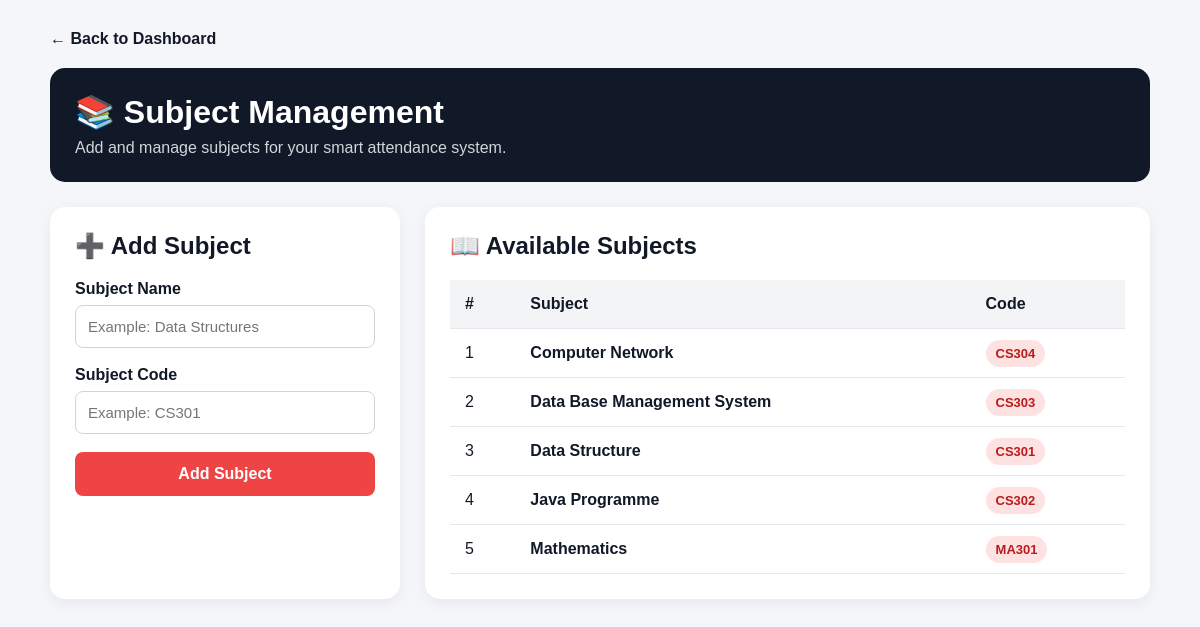
/subjects (signed in), run on the app's committed database.
### tables this page shows
CREATE TABLE subjects (
            id INTEGER PRIMARY KEY AUTOINCREMENT,
            subject_name TEXT NOT NULL,
            subject_code TEXT UNIQUE NOT NULL
        );

### app.py (the view, shortened to what this page needs)
@app.route("/subjects", methods=["GET", "POST"])
@role_required("admin", "faculty")
def subjects():
    conn = get_db()
    cursor = conn.cursor()
    subjects_data = cursor.execute("""
        SELECT *
        FROM subjects
        ORDER BY subject_name
    """).fetchall()
    conn.close()
    return render_template(
        "subjects.html",
        subjects=subjects_data
    )

### app.py (called while the page is built, shortened)
def get_db():
    conn = sqlite3.connect(DATABASE)
    conn.row_factory = sqlite3.Row
    conn.execute("PRAGMA foreign_keys = ON")
    return conn

def role_required(*allowed_roles):
    def decorator(function):
        @wraps(function)
        def wrapper(*args, **kwargs):
            if not session.get("logged_in"):
                return redirect("/login")
            return function(*args, **kwargs)
        return wrapper
    return decorator

### templates/subjects.html (shortened to what this page needs)
<!DOCTYPE html>
<html lang="en">
<head>
</head>
<body>
<div class="container">
    <a href="/dashboard" class="back">
        ← Back to Dashboard
    </a>
    <div class="header">
        <h1>📚 Subject Management</h1>
        <p>Add and manage subjects for your smart attendance system.</p>
    </div>
    <div class="grid">
        <div class="card">
            <h2>➕ Add Subject</h2>
            <form action="/subjects" method="POST">
                <label>
                    Subject Name
                </label>
                <input
                    type="text"
                    name="subject_name"
                    placeholder="Example: Data Structures"
                    required
                >
                <label>
                    Subject Code
                </label>
                <input
                    type="text"
                    name="subject_code"
                    placeholder="Example: CS301"
                    required
                >
                <button type="submit">
                    Add Subject
                </button>
            </form>
        </div>
        <div class="card">
            <h2>📖 Available Subjects</h2>
            {% if subjects %}
            <table>
                <thead>
                    <tr>
                        <th>#</th>
                        <th>Subject</th>
                        <th>Code</th>
                    </tr>
                </thead>
                <tbody>
                    {% for subject in subjects %}
                    <tr>
                        <td>
                            {{ loop.index }}
                        </td>
                        <td>
                            <strong>
                                {{ subject.subject_name }}
                            </strong>
                        </td>
                        <td>
                            <span class="badge">
                                {{ subject.subject_code }}
                            </span>
                        </td>
                    </tr>
                    {% endfor %}
                </tbody>
            </table>
            {% endif %}
        </div>
    </div>
</div>
</body>
</html>

### templates/subjects.html (style rules this page uses)
* { box-sizing: border-box; margin: 0; padding: 0; font-family: Arial, sans-serif; }
body { background: #f4f6f9; color: #111827; padding: 30px; }
.container { max-width: 1100px; margin: auto; }
.back { display: inline-block; margin-bottom: 20px; text-decoration: none; color: #111827; font-weight: bold; }
.header { background: #111827; color: white; padding: 25px; border-radius: 15px; margin-bottom: 25px; }
.header h1 { margin-bottom: 8px; }
.header p { color: #d1d5db; }
.grid { display: grid; grid-template-columns: 350px 1fr; gap: 25px; }
.card { background: white; padding: 25px; border-radius: 15px; box-shadow: 0 4px 15px rgba(0, 0, 0, 0.06); }
.card h2 { margin-bottom: 20px; }
label { display: block; font-weight: bold; margin-bottom: 7px; }
input { width: 100%; padding: 12px; margin-bottom: 18px; border: 1px solid #d1d5db; border-radius: 8px; font-size: 15px; }
button { width: 100%; padding: 13px; border: none; border-radius: 8px; background: #ef4444; color: white; font-size: 16px; font-weight: bold; cursor: pointer; }
table { width: 100%; border-collapse: collapse; }
th, td { padding: 15px; border-bottom: 1px solid #e5e7eb; text-align: left; }
th { background: #f3f4f6; }
.badge { background: #fee2e2; color: #b91c1c; padding: 6px 10px; border-radius: 20px; font-size: 13px; font-weight: bold; }

### data on the page
subjects: subject_name "Computer Network", subject_code "CS304"
subjects: subject_name "Data Base Management System", subject_code "CS303"
subjects: subject_name "Data Structure", subject_code "CS301"
subjects: subject_name "Java Programme", subject_code "CS302"
subjects: subject_name "Mathematics", subject_code "MA301"
